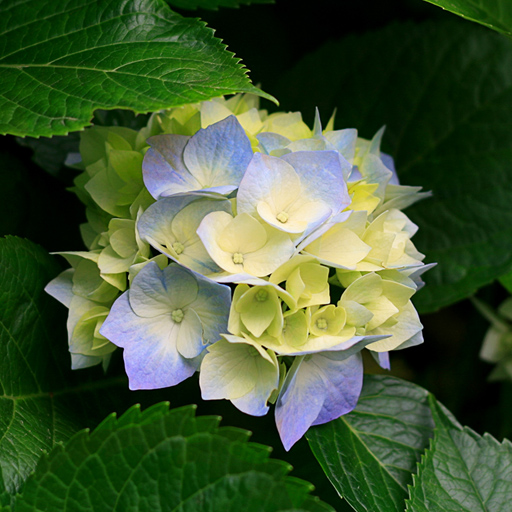
#> input picture cv/flower.jpg, 512 x 512 px
$ python -i gradient.py   (imports and definitions only)   (older library calls are emulated)
#> lines starting #> are read from the running program, lines starting #| are printed output that depends on the picture
#> further down, picture is the input picture: shape (512, 512, 3); mean B, G, R 53.3, 89.3, 68.2
import numpy as np
import cv2
import math
import random
import time


# calculate phase angle from image gradient
# in float32 radian
def get_phase(i):
    # grayify
    igray = cv2.cvtColor(i, cv2.COLOR_BGR2GRAY).astype('float32')
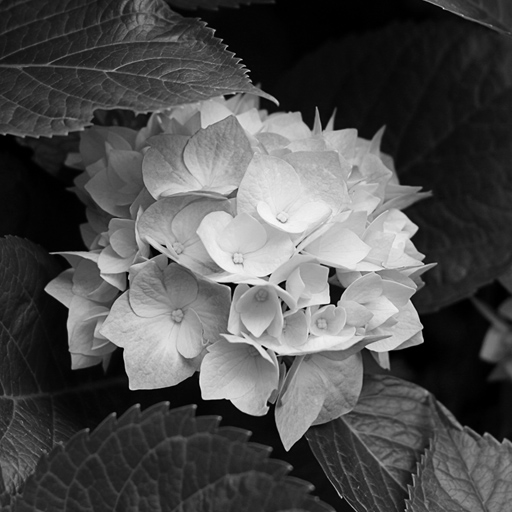
#> igray: shape (512, 512) float32; min 0, max 247, mean 78.8

    # gradient
    xg = cv2.Sobel(igray, cv2.CV_32F, 1, 0, ksize=7)
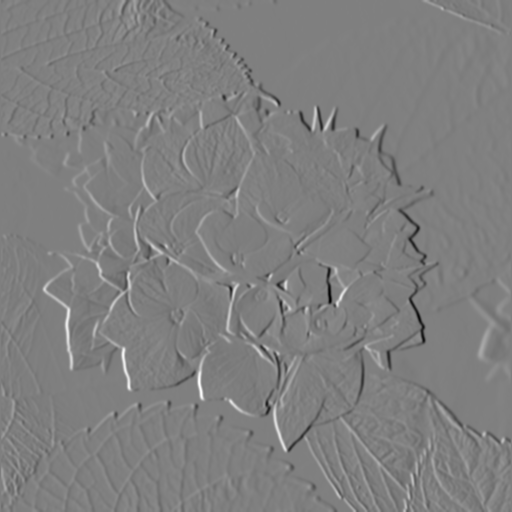
#> xg: shape (512, 512) float32; min -135605, max 135157, mean 43.3; drawn with min black and max white
    yg = - cv2.Sobel(igray, cv2.CV_32F, 0, 1, ksize=7)
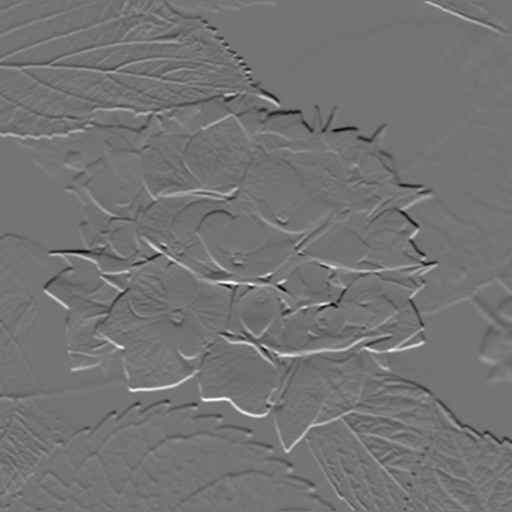
#> yg: shape (512, 512) float32; min -114057, max 136137, mean -99.8; drawn with min black and max white

    # in image axis y points downwards, hence the minus sign

    def c(i):
        return i.clip(min=0)

    def b(i):
        return cv2.blur(i, (5, 5))

    phase = cv2.phase(xg, yg)
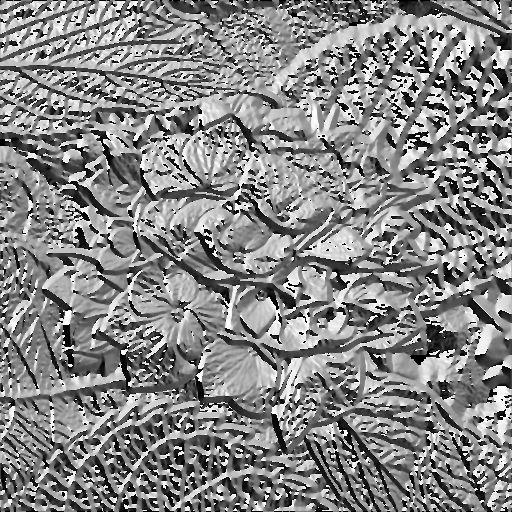
#> phase: shape (512, 512) float32; min 0, max 6.28, mean 3.3; drawn with min black and max white

    return phase  # radian


# [49 lines left out: function test, not called in this run]

>>> import cv2
>>> picture = cv2.imread('flower.jpg')
>>> result = get_phase(picture)
